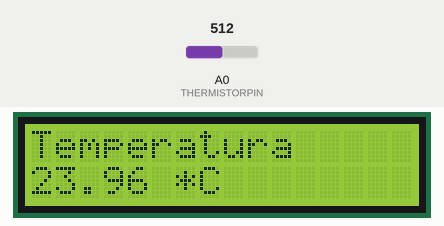
The sketch below on a simulated Arduino Uno, built with avr-gcc and run on an emulated ATmega328P. Shown: 16×2 character LCD. The inputs (shaded band) are chosen by the test bench; at power-on: A0 (THERMISTORPIN) = 512. What the sketch prints to the serial monitor is not drawn.

Above: at 0.2 s.
1.3 s: A0 (THERMISTORPIN) set to 716
At 2.9 s:
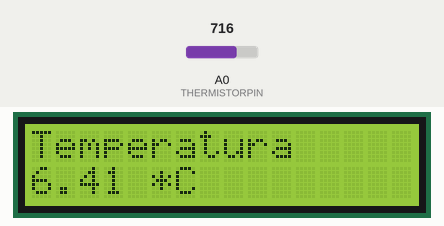
4.3 s: A0 (THERMISTORPIN) set to 900
At 5.2 s:
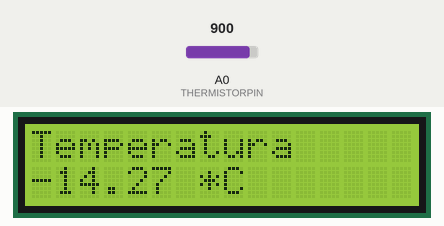
6.9 s: A0 (THERMISTORPIN) set to 1023
At 8.4 s:
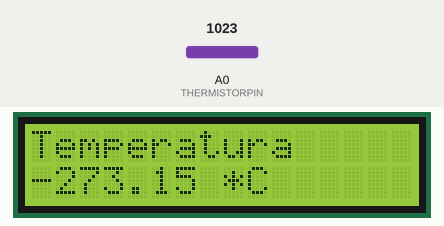
Timing chart, 0 to 9.9 s (numbered marks = the images above; inputs shaded):
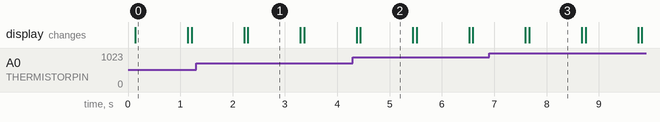

The sketch:

termometro_copy_20231025192215.ino
```cpp
#include <LiquidCrystal_I2C.h>

/*

           ___________________________________________________________________

           *** {==[=======> (MANEJO DEL I2C CON PANTALLA LCD) <=======]==}  ***
           ___________________________________________________________________
*/
/*
 Board I2C / TWI pins
Uno       =   A4 (SDA), A5 (SCL)
Mega2560  =   20 (SDA), 21 (SCL)
Leonardo  =   2 (SDA), 3 (SCL)
Due       =   20 (SDA), 21 (SCL), SDA1, SCL1

esta configuracion de estos pines se encuentran dentro de la librería "wire" mas info: https://www.arduino.cc/en/Reference/Wire
 */

#include <LiquidCrystal_I2C.h> //DESCARGAR LIBRERÍA:https://github.com/ELECTROALL/Codigos-arduino/blob/master/LiquidCrystal_I2C.zip      esto cuando se utilice el codigo en  otro equipo  desde cero ya que la libreria no me salia en el buscador de id

LiquidCrystal_I2C lcd(0x27,16,2); // si no te sale con esta direccion  puedes usar  dependiendo de la pantalla (0x3f,16,2) || (0x27,16,2)  ||(0x20,16,2)
#define THERMISTORPIN A0
// resistance at 25 degrees C  resistencia a 25 grados C   en este caso 24 por la variacion resistiva y por mas presicion
#define THERMISTORNOMINAL 10000 //OHMIOS
// temp. for nominal resistance (almost always 25 C)     temp. para la resistencia nominal (casi siempre 25 C)           en este caso la nominal es 24 por que el thermistor tiene lijeras variaciones resistivas
#define TEMPERATURENOMINAL 24
// how many samples to take and average, more takes longer  cuántas muestras tomar y promediar, más tarda más

// but is more 'smooth'
#define NUMSAMPLES 5
// The beta coefficient of the thermistor (usually 3000-4000)      El coeficiente beta del termistor (generalmente 3000-4000)
#define BCOEFFICIENT 4000
// el valor de la resistencia  que se conecta en serie junto al thermistor ," ojo la resistencia debe ser del mismo valor que el thermistor" tambien ajustar las variaciones de esta misma
#define SERIESRESISTOR 10000

int samples[NUMSAMPLES];
void setup() {
  lcd.init();
  Serial.begin(9600);
  lcd.backlight();
  lcd.clear();
 lcd.setCursor(0,0);

}

void loop() {

   lcd.clear();
  uint8_t i;
  float average;

  // take N samples in a row, with a slight delay
  for (i=0; i< NUMSAMPLES; i++) {
   samples[i] = analogRead(THERMISTORPIN);
   delay(10);
  }

  // average all the samples out
  average = 0;
  for (i=0; i< NUMSAMPLES; i++) {
     average += samples[i];
  }
  average /= NUMSAMPLES;

  // convert the value to resistance
  //PUEDES imprimir la variable average si deseas ver en ohmios del sensor
  average = 1023 / average - 1;
  average = SERIESRESISTOR / average;

  float steinhart;
  steinhart = average / THERMISTORNOMINAL;     // (R/Ro)
  steinhart = log(steinhart);                  // ln(R/Ro)
  steinhart /= BCOEFFICIENT;                   // 1/B * ln(R/Ro)
  steinhart += 1.0 / (TEMPERATURENOMINAL + 273.15); // + (1/To)
  steinhart = 1.0 / steinhart;                 // Invert
  steinhart -= 273.15;                         // convert absolute temp to C

  lcd.setCursor(0,0);
  lcd.print("Temperatura ");
    Serial.print("temperatura .\n");
  lcd.setCursor(0,1);         // esto indica  que 0 es la primera linea de imprecion de la pantalla   y 1 la SEGUNDA
  lcd.print(steinhart);
  lcd.print(" *C");
  Serial.print(steinhart);
  delay(1000);
}
```

Measured:
- after the input at 1.3 s, the display: first differs from a run without the input after 0.99 s (image 1)
- after the input at 4.3 s, the display: first differs from a run without the input after 0.14 s (image 2)
- after the input at 6.9 s, the display: first differs from a run without the input after 0.77 s (image 3)
- what the display in image 0 shows lasts 1.0 s, from 0.1 s to 1.1 s
